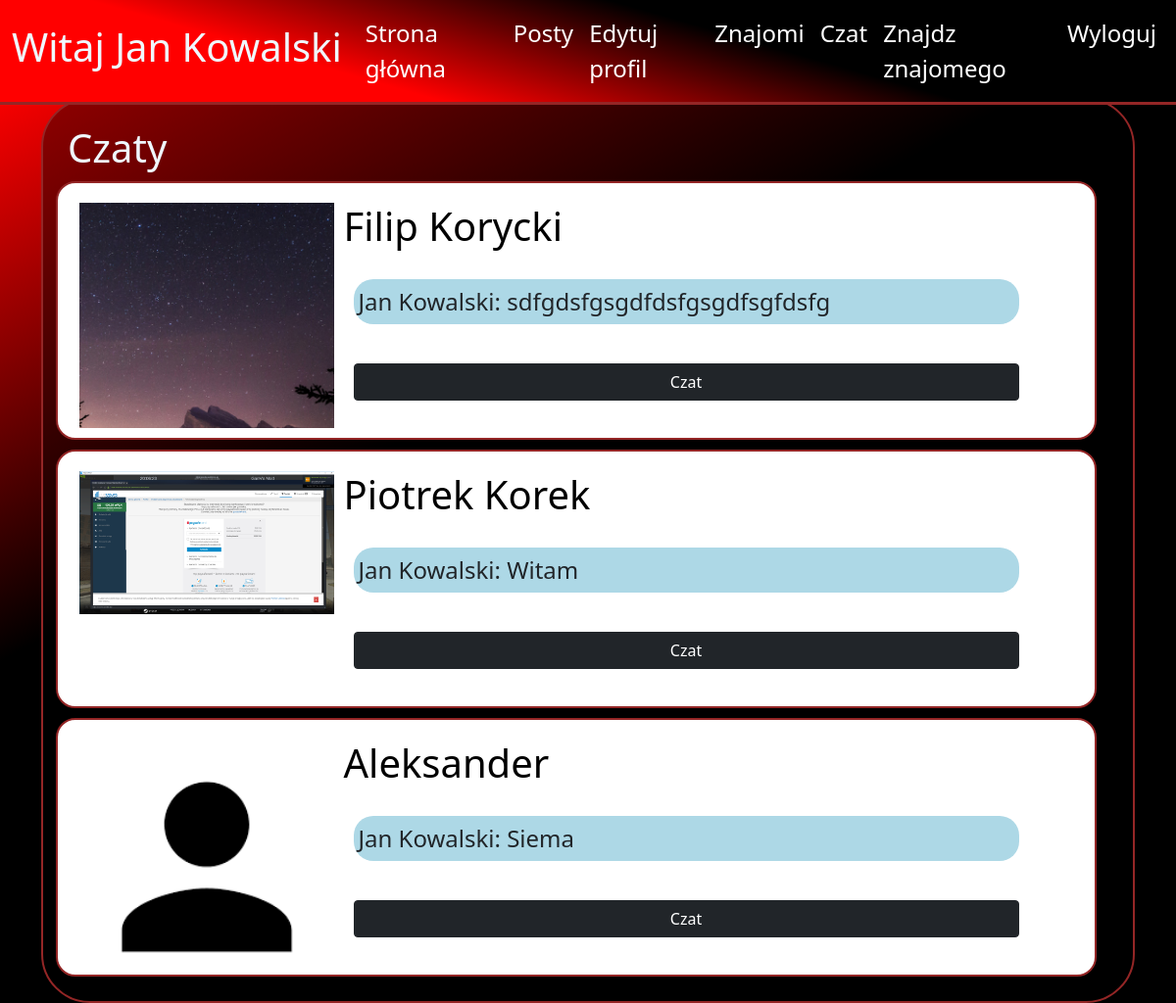
The app's page /all_chats (signed in), older data.
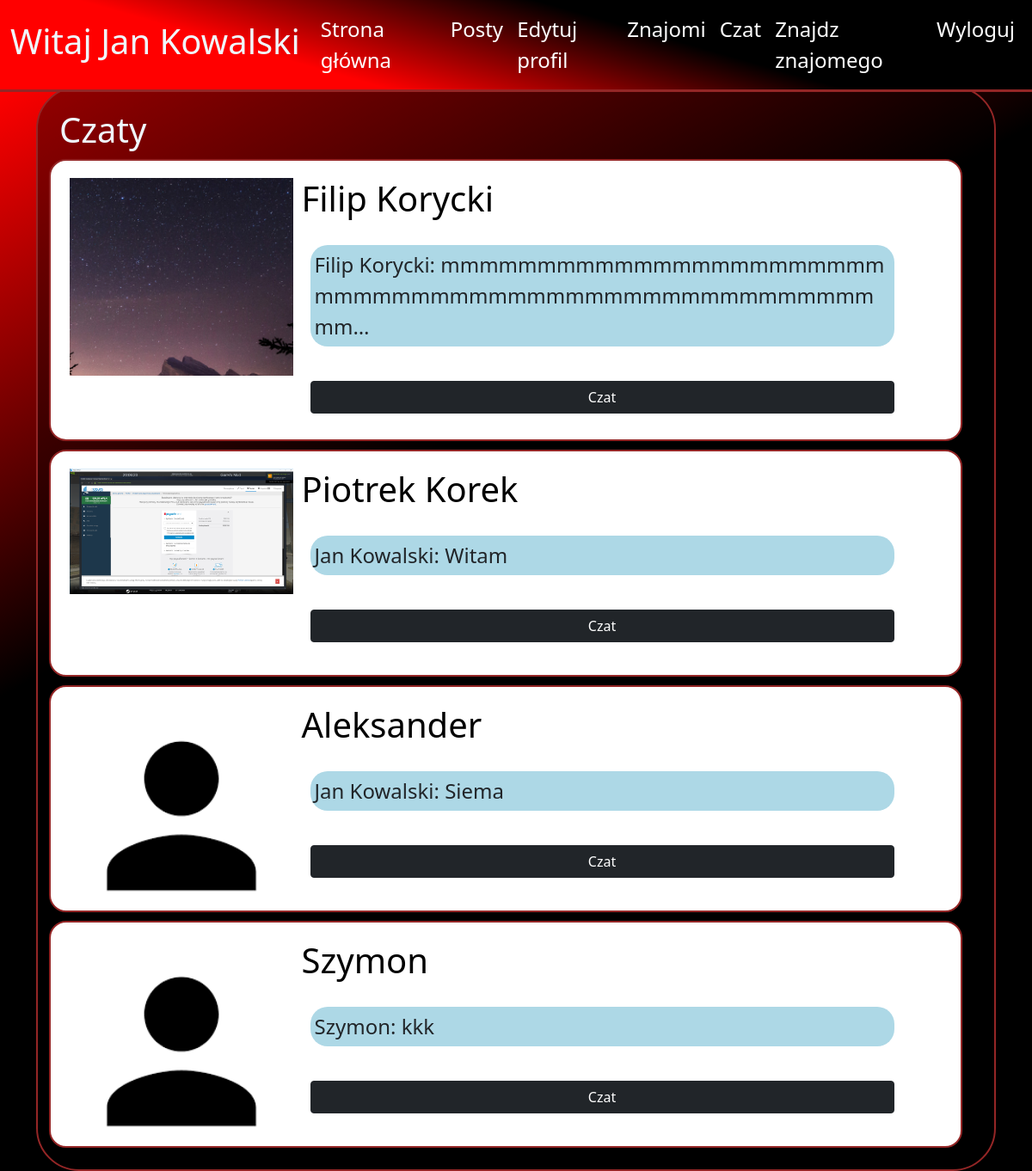
The same page, newer data.
### blog/models.py (models this page shows, shortened)
class Profile(models.Model):
    user = models.OneToOneField(User, null=True, on_delete=models.CASCADE)
    birth_date = models.DateField(blank=True,null=True)
    description = models.TextField(blank=True,null=True)
    first_name = models.CharField(blank=True, null=True, max_length=40)
    last_name = models.CharField(blank=True, null=True, max_length=40)
    country = models.CharField(blank=True, null=True, max_length=40)
    city = models.CharField(blank=True, null=True, max_length=40)
    height = models.DecimalField(blank=True,null=True, decimal_places=0, max_digits=120)
    weight = models.DecimalField(blank=True,null=True, decimal_places=0, max_digits=120)
    gender = models.CharField(blank=True,null=True, max_length=222)
    friends = models.ManyToManyField('self', blank=True)
    images = models.ManyToManyField("ProfileImage", related_name='+',blank=True)
    chats = models.ManyToManyField("ChatBox", related_name='+',blank=True)
    posts = models.ManyToManyField("Post", related_name='+',blank=True)
    def get_name(self):
        if self.first_name and self.last_name:
            return str(str(self.first_name)+" "+str(self.last_name)) #+" ("+str(self.user.username)+")"
        elif self.first_name:
            return self.first_name
        else:
            return self.user.username

class ChatBox(models.Model):
    date = models.DateField(auto_now_add=True)
    messages = models.ManyToManyField("ChatMessage", related_name='+', blank=True)
    users = models.ManyToManyField("Profile", related_name='+',blank=True)
    def get_last_message(self):
        last_message = self.messages.all().latest("date")
        return last_message

class ChatMessage(models.Model):
    content = models.CharField(max_length=300)
    owner = models.ForeignKey(Profile, related_name='+', null=True,on_delete=models.CASCADE)
    date = models.DateTimeField(auto_now_add=True)
    chat = models.ManyToManyField("ChatBox", related_name='+')
    displayed = models.BooleanField(default=False)
    def __str__(self):
        return str(self.owner.get_name())+ ": " +str(self.content)

### blog/views.py (the view)
# urls.py: path('all_chats', views.AllProfileChats.as_view(), name='all_chats'),
class AllProfileChats(View):
    def get(self, request):
        context={}
        current_user = request.user.profile
        if not current_user == request.user.profile:
            return redirect('auth_error')
        context["chats"] =  current_user.chats.all()
        return render(request,"blog/all_chats.html", context)

### blog/templates/blog/all_chats.html (shortened to what this page needs)
{% extends "blog/base.html"%}
{%load static%}
{%block content%}
<div class="container background_v1" >
<h1>Czaty</h1>
    {%for chat in chats%}
        <div class="all_chats_chat row">
            {%for chat_user in chat.users.all%}
                {%if not chat_user == user.profile%}
                    {%for image in chat_user.images.all%}
                        {%if forloop.last%}
                        <div style="position:relative;" class="all_chats_image_box col-md-4">
                            <div class="all_chats_fake_box"></div>
                        </div>
                        {%endif%}
                    {%empty%}
                    <div style="position:relative;" class="all_chats_image_box col-md-4">
                        <div class="all_chats_fake_box"></div>
                    </div>
                    {%endfor%}
                    <div class="col-md-9">
                        <h1 class="all_chats_name"> {{chat_user.get_name}} </h1>
                        <div class='all_chats_lastmessage'>
                            {{chat.get_last_message|truncatechars:70 }}
                        </div>
                        <a href="{% url 'chat' chat.id%}" style="width:90%; margin:20px;" class="btn btn-dark">Czat</a>
                    </div>
                {%endif%}
            {%endfor%}
        </div>
    {%endfor%}
</div>
{% endblock %}

Row changes from the older to the newer data that the page shows:
computed for ChatBox: get_last_message "Jan Kowalski: sdfgdsfgsgdfdsfgsgdfsgfdsfg" → "Filip Korycki: mmmmmmmmmmmmmmmmmmmmmmmmmmmmmmmmmmmmmmmmmmmmmmmmmmmmmm…"
added ChatBox: get_last_message "Szymon: kkk"
now on this page (row unchanged): Profile: get_name "Szymon"
